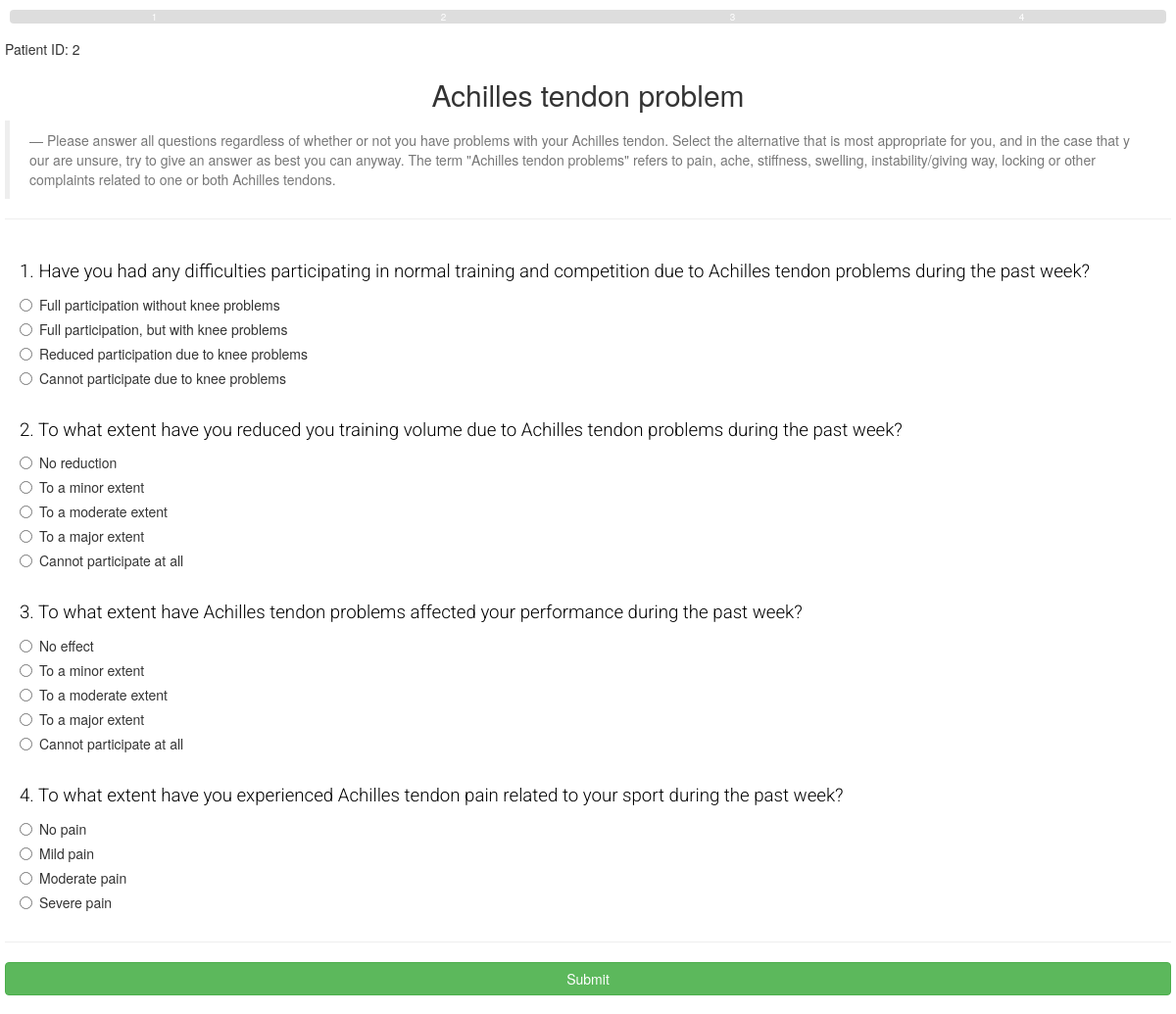
Page /questionnaire/2/patient_id/2/ (signed in) on the committed database.
### questionnaire/models.py (models this page shows, shortened)
class Questionnaire(models.Model):
    id = models.AutoField(primary_key=True)
    title = models.TextField()
    description = models.TextField()
    class Meta:
        managed = False
        db_table = 'questionnaire'

class Question(models.Model):
    QUESTION_TYPES = (('SCALE', 'Scale'), ('SINGLE', 'Single Choice'))
    id = models.AutoField(primary_key=True)
    questionnaire = models.ForeignKey(Questionnaire)
    question_order = models.PositiveSmallIntegerField()  # max: 32767
    question_text = models.TextField()
    question_type = models.CharField(max_length=25, choices=QUESTION_TYPES,
                                     default='SINGLE')
    class Meta:
        managed = False
        db_table = 'question'

class Option(models.Model):
    id = models.AutoField(primary_key=True)
    question = models.ForeignKey(Question)
    option_order = models.SmallIntegerField()  # max: +/-32767
    option_text = models.TextField()
    score = models.IntegerField()
    class Meta:
        managed = False
        db_table = 'option'

### questionnaire/views.py (the view)
# urls.py: url(r'^(?P<qid>[0-9]+)/patient_id/(?P<patient_id>[\d\w]+)/$', questionView, name='view'),
@login_required(login_url=reverse_lazy('questionnaire:login'))
def questionView(request, qid, patient_id):
    context = {'questionnaire': None,
               'patient_id': patient_id,
               'questions': []}
    context['questionnaire'] = Questionnaire.objects.get(id=qid)
    questions = Question.objects.filter(questionnaire__id=qid).order_by(
        'question_order')
    for question in questions:
        qobj = {'id': question.id,
                'order': question.question_order,
                'question_text': question.question_text,
                'type': question.question_type,
                'options': Option.objects.filter(
                    Q(question__id=question.id) & Q(option_order__gt=0))
                    .order_by('option_order'),
                }
        if qobj['type'] == 'SCALE':
            qobj['labels'] = Option.objects.filter(
                Q(question__id=question.id) & Q(option_order__lte=0)
            ).values_list('option_text', flat=True).order_by('option_order')
        context['questions'].append(qobj)
    return render(request, 'questionnaire/question.html', context)

### questionnaire/templates/questionnaire/question.html (shortened to what this page needs)
{% extends "questionnaire/base.html" %}
{% load static %}
{% block script %}
    <link href="{% static 'questionnaire/style.css' %}" rel="stylesheet" type="text/css">
{% endblock %}
{% block nav %}
<nav class="navbar-fixed-top survey-progress-bar">
    <div class="survey-progress-bar-div">
        <div class="btn-group btn-group-justified">
            {% for question in questions %}
                {% if question.order < 10 %}
                    <a href="#question-{{question.order}}"
                       id="progress-{{question.order}}"
                       class="btn btn-default-color btn-nav"
                       role="button">{{question.order}}</a>
                {% endif %}
            {% endfor %}
        </div>
    </div>
</nav>
{% endblock %}
{% block body %}
<p>Patient ID: {{patient_id}}</p>
<h2 class="text-center">{{questionnaire.title}}</h2>
<blockquote><small>{{questionnaire.description}}</small></blockquote>
<hr>
<form action="{% url 'questionnaire:submit' questionnaire.id patient_id %}"
      method="post">
    <div class="container-fluid">
        {% for question in questions %}
        <div id="{{questionnaire.id}}-{{question.order}}">
            <span id="question-{{question.order}}">
            	<label class="question-label">
                	<span class="question_id">{{question.order}}. </span>{{question.question_text}}</label></span>
            {% if question.type == 'SCALE' %}
            <div class="one-question-domain">
                <label class="one-question-domain-left">{{question.labels.0}}</label>
                <label class="one-question-domain-right">{{question.labels.1}}</label>
                <div class="btn-group btn-group-justified">
                    {% for option in question.options%}
                    <div class="btn-group" role="group">
                        <button type="button"
                                name="{{question.id}}"
                                order="{{question.order}}"
                                value="{{option.id}}"
                                class="btn btn-default">
                            {{option.option_text}}
                        </button>
                    </div>
                    {% endfor %}
                </div>
            </div>
            <input type="hidden" value="" name="{{question.id}}">
            {% else %}
            <div>
                {% for option in question.options%}
                <div class="radio">
                    <label><input type="radio"
                                  name="{{question.id}}"
								  order="{{question.order}}"
                                  value="{{option.id}}">
                        {{option.option_text}}</label>
                </div>
                {% endfor %}
            </div>
            {% endif %}
        </div>
        {% endfor %}
    </div>
    <hr>
    <button type="submit" class="btn btn-success btn-block">Submit</button>
</form>
{% endblock %}

### questionnaire/templates/questionnaire/base.html (shortened to what this page needs)
{% load static %}
<html>
<head>
    <link rel="stylesheet"
          href="https://maxcdn.bootstrapcdn.com/bootstrap/3.3.7/css/bootstrap.min.css"
>
    {% block script %} {% endblock %}
</head>
{% block nav %} {% endblock %}
<body>
    {% block body %} {% endblock %}
</body>
</html>

### questionnaire/static/questionnaire/style.css (style rules this page uses)
body { padding: 5px; padding-top: 40px; }
.question-label { font-family: 'Roboto', sans-serif; font-size: 14pt; font-weight: 300; color: #000; display: block; clear: both; padding-top: 45px; margin-top: -25px; }
.btn { padding: 6px 0px; white-space: normal; }
.btn-nav { padding-top: 0; padding-bottom: 0; border: 0; color: #fff; }
.btn-default-color { background-color: #ddd; }
.survey-progress-bar { background-color: white; }
.survey-progress-bar-div { margin: 10px 10px 15px 10px; }
.survey-progress-bar-div a { font-size: 10px; }

### rows in the picture
Questionnaire: title "Achilles tendon problem", description "Please answer all questions regardless of whether or not you have problems with your Achilles tendon. Select the alternative that is most appropriate for you, and in the case that y our are unsure, try to give an answer as best you can anyway. The term \"Achilles tendon problems\" refers to pain, ache, stiffness, swelling, instability/giving way, locking or other complaints related to one or both Achilles tendons."
Question: question_text "Have you had any difficulties participating in normal training and competition due to Achilles tendon problems during the past week?"
Option: option_text "Full participation without knee problems"
Option: option_text "Full participation, but with knee problems"
Option: option_text "Reduced participation due to knee problems"
Option: option_text "Cannot participate due to knee problems"
Question: question_text "To what extent have you reduced you training volume due to Achilles tendon problems during the past week?"
Option: option_text "No reduction"
Option: option_text "To a minor extent"
Option: option_text "To a moderate extent"
Option: option_text "To a major extent"
Option: option_text "Cannot participate at all"
Question: question_text "To what extent have Achilles tendon problems affected your performance during the past week?"
Option: option_text "No effect"
Option: option_text "To a minor extent"
Option: option_text "To a moderate extent"
Option: option_text "To a major extent"
Option: option_text "Cannot participate at all"
Question: question_text "To what extent have you experienced Achilles tendon pain related to your sport during the past week?"
Option: option_text "No pain"
Option: option_text "Mild pain"
Option: option_text "Moderate pain"
Option: option_text "Severe pain"

### other values in the picture
{{ question.order }} "1" "2" "3" "4"
{{ patient_id }} "2"
